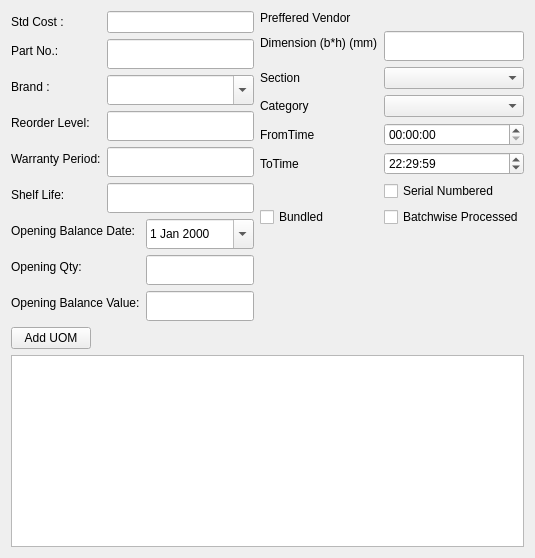
     <widget class="QWidget" name="UOMTab">
      <attribute name="title">
       <string>Advanced</string>
      </attribute>
      <layout class="QVBoxLayout" name="verticalLayout_12">
       <item>
        <layout class="QHBoxLayout" name="horizontalLayout_8">
         <item>
          <layout class="QVBoxLayout" name="verticalLayout_11">
           <item>
            <layout class="QFormLayout" name="formLayout_7">
             <item row="0" column="0">
              <widget class="QLabel" name="stdCostLabel">
               <property name="text">
                <string>Std Cost :</string>
               </property>
              </widget>
             </item>
             <item row="0" column="1">
              <widget class="QLineEdit" name="stdCostLineEdit"/>
             </item>
             <item row="1" column="0">
              <widget class="QLabel" name="partNoLabel">
               <property name="text">
                <string>Part No.:</string>
               </property>
              </widget>
             </item>
             <item row="1" column="1">
              <widget class="QLineEdit" name="partNoLineEdit">
               <property name="minimumSize">
                <size>
                 <width>0</width>
                 <height>30</height>
                </size>
               </property>
              </widget>
             </item>
             <item row="2" column="0">
              <widget class="QLabel" name="label">
               <property name="text">
                <string>Brand :</string>
               </property>
              </widget>
             </item>
             <item row="2" column="1">
              <widget class="QComboBox" name="brandsComboBox">
               <property name="minimumSize">
                <size>
                 <width>0</width>
                 <height>30</height>
                </size>
               </property>
               <property name="editable">
                <bool>true</bool>
               </property>
              </widget>
             </item>
             <item row="3" column="0">
              <widget class="QLabel" name="reorderLevelLabel">
               <property name="text">
                <string>Reorder Level:</string>
               </property>
              </widget>
             </item>
             <item row="3" column="1">
              <widget class="QLineEdit" name="reorderLevelLineEdit">
               <property name="minimumSize">
                <size>
                 <width>0</width>
                 <height>30</height>
                </size>
               </property>
              </widget>
             </item>
             <item row="4" column="0">
              <widget class="QLabel" name="warrantyPeriodLabel">
               <property name="text">
                <string>Warranty Period:</string>
               </property>
              </widget>
             </item>
             <item row="4" column="1">
              <widget class="QLineEdit" name="warrantyPeriodLineEdit">
               <property name="minimumSize">
                <size>
                 <width>0</width>
                 <height>30</height>
                </size>
               </property>
              </widget>
             </item>
             <item row="5" column="0">
              <widget class="QLabel" name="shelfLifeLabel">
               <property name="text">
                <string>Shelf Life:</string>
               </property>
              </widget>
             </item>
             <item row="5" column="1">
              <widget class="QLineEdit" name="shelfLifeLineEdit">
               <property name="minimumSize">
                <size>
                 <width>0</width>
                 <height>30</height>
                </size>
               </property>
              </widget>
             </item>
            </layout>
           </item>
           <item>
            <layout class="QFormLayout" name="formLayout_8">
             <item row="0" column="0">
              <widget class="QLabel" name="openingBalanceDateLabel">
               <property name="text">
                <string>Opening Balance Date:</string>
               </property>
              </widget>
             </item>
             <item row="0" column="1">
              <widget class="QDateEdit" name="openingBalanceDateDateEdit">
               <property name="minimumSize">
                <size>
                 <width>0</width>
                 <height>30</height>
                </size>
               </property>
               <property name="calendarPopup">
                <bool>true</bool>
               </property>
              </widget>
             </item>
             <item row="2" column="0">
              <widget class="QLabel" name="openingBalanceLabel">
               <property name="text">
                <string>Opening Qty:</string>
               </property>
              </widget>
             </item>
             <item row="2" column="1">
              <widget class="QLineEdit" name="openingBalanceLineEdit">
               <property name="minimumSize">
                <size>
                 <width>0</width>
                 <height>30</height>
                </size>
               </property>
              </widget>
             </item>
             <item row="3" column="0">
              <widget class="QLabel" name="openingBalanceValueLabel">
               <property name="text">
                <string>Opening Balance Value:</string>
               </property>
              </widget>
             </item>
             <item row="3" column="1">
              <widget class="QLineEdit" name="openingBalanceValueLineEdit">
               <property name="minimumSize">
                <size>
                 <width>0</width>
                 <height>30</height>
                </size>
               </property>
              </widget>
             </item>
            </layout>
           </item>
          </layout>
         </item>
         <item>
          <layout class="QFormLayout" name="formLayout_9">
           <item row="1" column="0">
            <widget class="QLabel" name="dimLabel">
             <property name="text">
              <string>Dimension (b*h) (mm)</string>
             </property>
            </widget>
           </item>
           <item row="1" column="1">
            <widget class="QLineEdit" name="dimensionEdit">
             <property name="minimumSize">
              <size>
               <width>0</width>
               <height>30</height>
              </size>
             </property>
            </widget>
           </item>
           <item row="2" column="0">
            <widget class="QLabel" name="sectionLabel">
             <property name="text">
              <string>Section</string>
             </property>
            </widget>
           </item>
           <item row="2" column="1">
            <widget class="QComboBox" name="sectionComboBox"/>
           </item>
           <item row="3" column="0">
            <widget class="QLabel" name="categoryLabel">
             <property name="text">
              <string>Category</string>
             </property>
            </widget>
           </item>
           <item row="3" column="1">
            <widget class="QComboBox" name="categoryComboBox"/>
           </item>
           <item row="4" column="0">
            <widget class="QLabel" name="fromTimeLabel_2">
             <property name="text">
              <string>FromTime</string>
             </property>
            </widget>
           </item>
           <item row="4" column="1">
            <widget class="QTimeEdit" name="fromTimeTimeEdit">
             <property name="calendarPopup">
              <bool>true</bool>
             </property>
            </widget>
           </item>
           <item row="5" column="0">
            <widget class="QLabel" name="toTimeLabel">
             <property name="text">
              <string>ToTime</string>
             </property>
            </widget>
           </item>
           <item row="5" column="1">
            <widget class="QTimeEdit" name="toTimeTimeEdit">
             <property name="dateTime">
              <datetime>
               <hour>22</hour>
               <minute>29</minute>
               <second>59</second>
               <year>1999</year>
               <month>12</month>
               <day>30</day>
              </datetime>
             </property>
             <property name="calendarPopup">
              <bool>true</bool>
             </property>
            </widget>
           </item>
           <item row="6" column="1">
            <widget class="QCheckBox" name="isSerialNumbered">
             <property name="text">
              <string>Serial Numbered</string>
             </property>
            </widget>
           </item>
           <item row="7" column="1">
            <widget class="QCheckBox" name="isBatchProcessed">
             <property name="text">
              <string>Batchwise Processed</string>
             </property>
            </widget>
           </item>
           <item row="0" column="0">
            <widget class="QLabel" name="prefferedVendorLabel">
             <property name="text">
              <string>Preffered Vendor</string>
             </property>
            </widget>
           </item>
           <item row="0" column="1">
            <layout class="QHBoxLayout" name="defLedgerLay"/>
           </item>
           <item row="7" column="0">
            <widget class="QCheckBox" name="isBundled">
             <property name="text">
              <string>Bundled</string>
             </property>
            </widget>
           </item>
          </layout>
         </item>
        </layout>
       </item>
       <item>
        <layout class="QVBoxLayout" name="verticalLayout_6">
         <item>
          <layout class="QHBoxLayout" name="horizontalLayout_4">
           <item>
            <widget class="QPushButton" name="addUomPushButton">
             <property name="text">
              <string>Add UOM</string>
             </property>
            </widget>
           </item>
           <item>
            <spacer name="horizontalSpacer_7">
             <property name="orientation">
              <enum>Qt::Horizontal</enum>
             </property>
             <property name="sizeHint" stdset="0">
              <size>
               <width>40</width>
               <height>20</height>
              </size>
             </property>
            </spacer>
           </item>
          </layout>
         </item>
         <item>
          <widget class="QTableView" name="UomConversionTableView"/>
         </item>
        </layout>
       </item>
      </layout>
     </widget>
